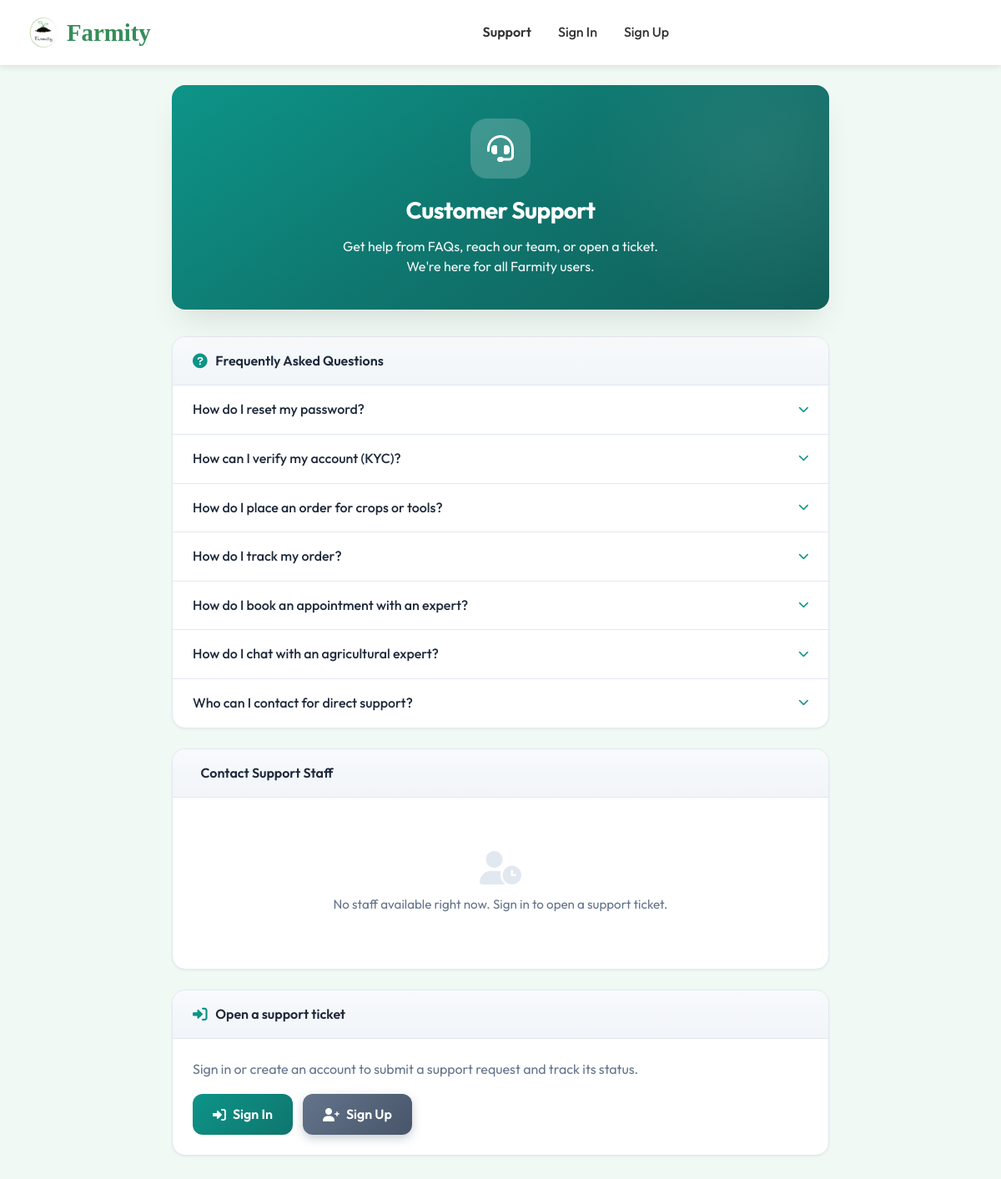
/support/, run on the app's committed database.
### accounts/models.py (models this page shows, shortened)
class FAQ(models.Model):
    question = models.CharField(max_length=500)
    answer = models.TextField()
    category = models.CharField(max_length=100, blank=True, null=True, help_text="e.g. Account, Orders, Payments")
    order = models.PositiveIntegerField(default=0, help_text="Display order (lower first)")
    is_active = models.BooleanField(default=True)
    created_at = models.DateTimeField(auto_now_add=True)
    class Meta:
        ordering = ('order', 'created_at')
        verbose_name = 'FAQ'
        verbose_name_plural = 'FAQs'

### accounts/views.py (the view, shortened to what this page needs)
# urls.py: path('support/', support_hub, name='support_hub'),
def support_hub(request):
    if request.user.is_authenticated and _is_support_staff(request.user):
        return redirect('admin_support_desk')
    faqs = FAQ.objects.filter(is_active=True).order_by('order', 'created_at')
    support_staff = SupportStaffProfile.objects.filter(is_available=True).select_related('user')
    if request.user.is_authenticated:
        all_my_tickets = SupportTicket.objects.filter(user=request.user).select_related('assigned_to').order_by('-updated_at')
        open_tickets = [t for t in all_my_tickets if t.status in (SupportTicket.STATUS_OPEN, SupportTicket.STATUS_IN_PROGRESS)]
        past_tickets = [t for t in all_my_tickets if t.status in (SupportTicket.STATUS_ANSWERED, SupportTicket.STATUS_CLOSED)]
    else:
        all_my_tickets = []
        open_tickets = []
        past_tickets = []
    context = {
        'faqs': faqs,
        'support_staff': support_staff,
        'my_tickets': all_my_tickets,
        'open_tickets': open_tickets,
        'past_tickets': past_tickets,
        'is_support_staff': False,
        'open_tickets_for_staff': [],
        'user_is_anonymous': not request.user.is_authenticated,
    }
    return render(request, 'support.html', context)

### accounts/context_processors.py (called while the page is built, shortened)
def admin_collections_payouts_summary(request):
    if not request.user.is_authenticated or getattr(request.user, 'role', None) != 'admin':
        return {}

### templates/support.html (shortened to what this page needs)
<!DOCTYPE html>
<html lang="en">
<head>
    <link rel="stylesheet" href="/static/css/style.css">
    <link href="https://cdnjs.cloudflare.com/ajax/libs/font-awesome/6.0.0/css/all.min.css" rel="stylesheet">
</head>
<body class="support-page">
    <header class="main-header">
        <div class="header-container">
            <div class="logo">
                <a href="{% url 'landing' %}" style="display: flex; align-items: center; gap: 0.5rem; text-decoration: none; color: inherit;">
                    <img src="/static/images/Farmity%20logo.png" alt="Farmity" class="logo-img" onerror="this.style.display='none'">
                    <span class="logo-text">Farmity</span>
                </a>
            </div>
            <nav class="main-nav">
                {% if user_is_anonymous %}
                <a href="{% url 'support_hub' %}" style="font-weight: 600;">Support</a>
                <a href="{% url 'login' %}?next={% url 'support_hub' %}">Sign In</a>
                <a href="{% url 'role_selection' %}">Sign Up</a>
                {% endif %}
            </nav>
        </div>
    </header>
    <main class="main-content">
        <div class="sup-hero">
            <div class="sup-hero-inner">
                <div class="sup-hero-icon"><i class="fas fa-headset"></i></div>
                <h1>Customer Support</h1>
                <p>Get help from FAQs, reach our team, or open a ticket. We're here for all Farmity users.</p>
            </div>
        </div>
        <div class="sup-card">
            <div class="sup-card-head"><i class="fas fa-question-circle"></i> Frequently Asked Questions</div>
            <div class="sup-card-body" style="padding: 0;">
                {% if faqs %}
                    <ul class="sup-faq-list">
                        {% for faq in faqs %}
                        <li class="sup-faq-item" onclick="this.classList.toggle('open')">
                            <div class="sup-faq-q">
                                <span>{{ faq.question }}</span>
                                <i class="fas fa-chevron-down"></i>
                            </div>
                        </li>
                        {% endfor %}
                    </ul>
                {% else %}
                    <div class="sup-empty">
                        <i class="fas fa-info-circle sup-empty-icon"></i>
                        No FAQs yet. Contact support below or open a ticket.
                    </div>
                {% endif %}
            </div>
        </div>
        <div class="sup-card">
            <div class="sup-card-head"> Contact Support Staff</div>
            <div class="sup-card-body">
                {% if support_staff %}
                <p style="margin: 0 0 1.25rem 0; color: var(--sup-muted); font-size: 0.95rem;">Reach out to our team:</p>
                <div class="sup-staff-grid">
                    {% for staff in support_staff %}
                    <div class="sup-staff-card">
                        <div class="sup-staff-avatar">{{ staff.display_name|default:staff.user.get_full_name|default:staff.user.email|slice:":1" }}</div>
                        <div>
                            <div class="sup-staff-name">{{ staff.display_name|default:staff.user.get_full_name|default:staff.user.email }}</div>
                            <div class="sup-staff-contact">
                                <a href="mailto:{{ staff.user.email }}"><i class="fas fa-envelope"></i> {{ staff.user.email }}</a>
                                {% if staff.contact_info %} &nbsp;·&nbsp; {{ staff.contact_info }}{% endif %}
                            </div>
                        </div>
                    </div>
                    {% endfor %}
                </div>
                {% else %}
                <div class="sup-empty">
                    <i class="fas fa-user-clock sup-empty-icon"></i>
                    No staff available right now.{% if not user_is_anonymous %} Open a ticket below and we’ll get back to you.{% else %} Sign in to open a support ticket.{% endif %}
                </div>
                {% endif %}
            </div>
        </div>
        {% if user_is_anonymous %}
        <div class="sup-card sup-signin-cta">
            <div class="sup-card-head"><i class="fas fa-sign-in-alt"></i> Open a support ticket</div>
            <div class="sup-card-body">
                <p style="margin: 0 0 1rem 0; color: var(--sup-muted);">Sign in or create an account to submit a support request and track its status.</p>
                <div style="display: flex; flex-wrap: wrap; gap: 0.75rem;">
                    <a href="{% url 'login' %}?next={% url 'support_hub' %}" class="sup-btn" style="text-decoration: none;"><i class="fas fa-sign-in-alt"></i> Sign In</a>
                    <a href="{% url 'role_selection' %}" class="sup-btn" style="text-decoration: none; background: linear-gradient(135deg, #64748b 0%, #475569 100%); box-shadow: 0 4px 12px rgba(71,85,105,0.3);"><i class="fas fa-user-plus"></i> Sign Up</a>
                </div>
            </div>
        </div>
        {% endif %}
    </main>
</body>
</html>

### static/css/style.css (style rules this page uses)
* { margin: 0; padding: 0; box-sizing: border-box; }
html, body { overflow-x: hidden; }
:root { --athens-gray: #E9EBF1; --sea-green: #358D58; --sushi: #A8AD3B; --paarl: #A04A24; --white: #ffffff; --text-dark: #333333; --text-gray: #666666; --border-gray: #dddddd; --light-gray: #f5f5f5; }
body { font-family: 'Segoe UI', Tahoma, Geneva, Verdana, sans-serif; line-height: 1.6; color: var(--text-dark); background: var(--white); }
.main-header { background: var(--white); padding: 1rem 2rem; box-shadow: 0 2px 8px rgba(0,0,0,0.1); position: sticky; top: 0; z-index: 1000; }
.header-container { max-width: 1400px; margin: 0 auto; display: flex; justify-content: space-between; align-items: center; gap: 2rem; }
.logo { display: flex; align-items: center; gap: 0.5rem; font-size: 1.5rem; font-weight: bold; color: var(--sea-green); }
.logo-img { width: 40px; height: 40px; object-fit: contain; }
.logo-text { font-family: 'Brush Script MT', cursive; font-size: 1.8rem; }
.main-nav { display: flex; gap: 2rem; flex: 1; justify-content: center; }
.main-nav a { text-decoration: none; color: var(--text-dark); font-weight: 500; transition: color 0.3s; }
html, body { height: 100%; margin: 0; padding: 0; }

### data on the page
FAQ: question "How do I reset my password?"
FAQ: question "How can I verify my account (KYC)?"
FAQ: question "How do I place an order for crops or tools?"
FAQ: question "How do I track my order?"
FAQ: question "How do I book an appointment with an expert?"
FAQ: question "How do I chat with an agricultural expert?"
FAQ: question "Who can I contact for direct support?"
